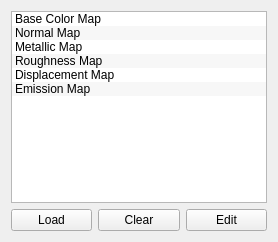
           <widget class="QWidget" name="texturesTab">
            <attribute name="title">
             <string>Textures</string>
            </attribute>
            <layout class="QVBoxLayout" name="verticalLayout_Textures">
             <item>
              <widget class="QListWidget" name="texturesList">
               <property name="alternatingRowColors">
                <bool>true</bool>
               </property>
               <item>
                <property name="text">
                 <string>Base Color Map</string>
                </property>
               </item>
               <item>
                <property name="text">
                 <string>Normal Map</string>
                </property>
               </item>
               <item>
                <property name="text">
                 <string>Metallic Map</string>
                </property>
               </item>
               <item>
                <property name="text">
                 <string>Roughness Map</string>
                </property>
               </item>
               <item>
                <property name="text">
                 <string>Displacement Map</string>
                </property>
               </item>
               <item>
                <property name="text">
                 <string>Emission Map</string>
                </property>
               </item>
              </widget>
             </item>
             <item>
              <widget class="QWidget" name="textureActions" native="true">
               <layout class="QHBoxLayout" name="horizontalLayout_textureActions">
                <property name="leftMargin">
                 <number>0</number>
                </property>
                <property name="topMargin">
                 <number>0</number>
                </property>
                <property name="rightMargin">
                 <number>0</number>
                </property>
                <property name="bottomMargin">
                 <number>0</number>
                </property>
                <item>
                 <widget class="QPushButton" name="loadTextureButton">
                  <property name="text">
                   <string>Load</string>
                  </property>
                  <property name="icon">
                   <iconset>
                    <normaloff>:/icons/load.png</normaloff>:/icons/load.png</iconset>
                  </property>
                 </widget>
                </item>
                <item>
                 <widget class="QPushButton" name="clearTextureButton">
                  <property name="text">
                   <string>Clear</string>
                  </property>
                  <property name="icon">
                   <iconset>
                    <normaloff>:/icons/clear.png</normaloff>:/icons/clear.png</iconset>
                  </property>
                 </widget>
                </item>
                <item>
                 <widget class="QPushButton" name="editTextureButton">
                  <property name="text">
                   <string>Edit</string>
                  </property>
                  <property name="icon">
                   <iconset>
                    <normaloff>:/icons/edit.png</normaloff>:/icons/edit.png</iconset>
                  </property>
                 </widget>
                </item>
               </layout>
              </widget>
             </item>
            </layout>
           </widget>
